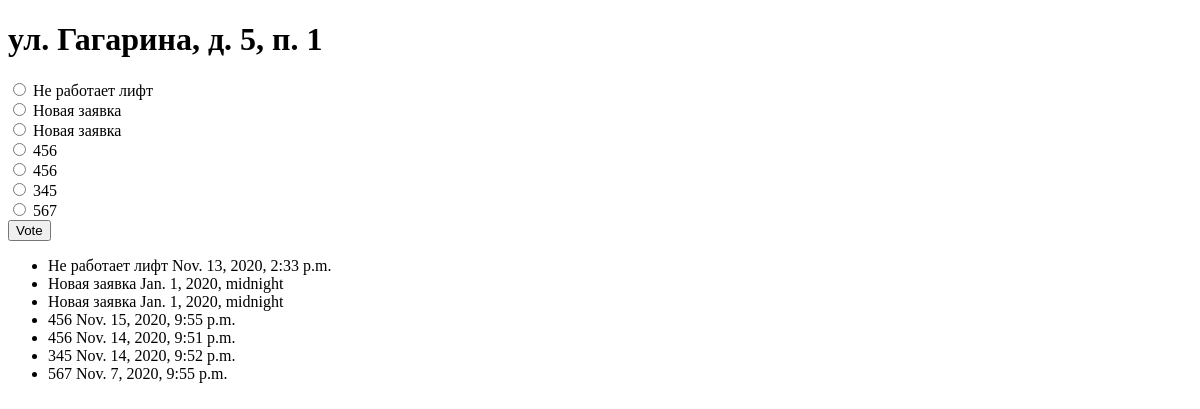
The app's page /logger/address/2/, older data.
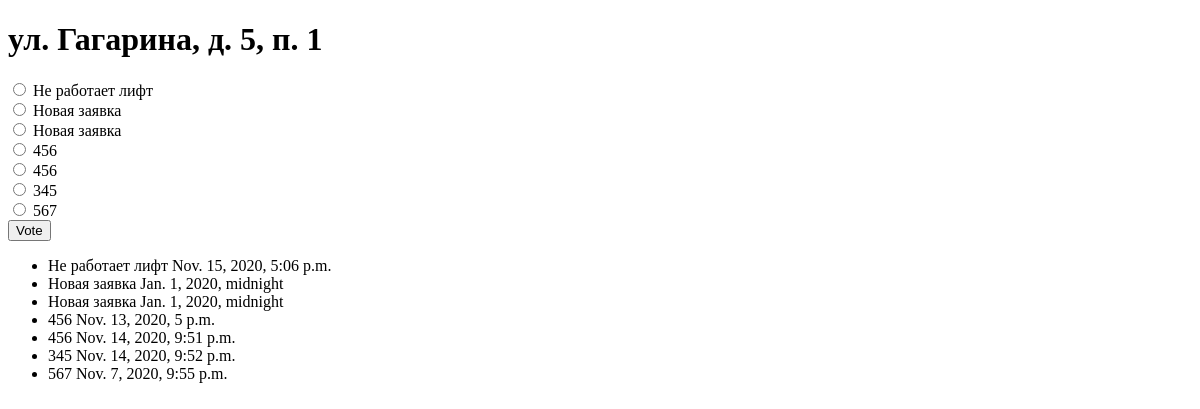
The same page, newer data.
### logger/models.py (models this page shows)
class Claim(models.Model):
    claim_text = models.CharField(max_length=300, verbose_name='Заявка')
    pub_date = models.DateTimeField(verbose_name='Дата заявки', default=datetime.datetime.now())
    address = models.ForeignKey(
        Address,
        on_delete=models.CASCADE,
        verbose_name='Адрес'
    )
    worker = models.CharField(max_length=100, verbose_name='Исполнитель', blank=True)
    fix_date_time = models.DateTimeField(verbose_name='Дата и время выполнения', blank=True, null=True)
    report_text = models.CharField(max_length=300, verbose_name='Отчёт', blank=True)
    def __str__(self):
        return self.claim_text

### logger/views.py (the view)
# urls.py: path('address/<int:pk>/', views.AddressDetailView.as_view(), name='address_detail'),
class AddressDetailView(generic.DetailView):
    model = Address
    template_name = 'logger/address_detail.html'

### logger/models.py (called while the page is built)
    def __str__(self):
        address = []
        if self.city != '':
            address.append(f'г. {self.city}')
        if self.street != '':
            address.append(f'ул. {self.street}')
        if self.house != '':
            address.append(f'д. {self.house}')
        if self.entrance != '':
            address.append(f'п. {self.entrance}')
        if self.floor != '':
            address.append(f'эт. {self.floor}')
        if self.apartment != '':
            address.append(f'кв. {self.apartment}')
        return ', '.join(address)

### logger/templates/logger/address_detail.html (shortened to what this page needs)
<!DOCTYPE html>
<html lang="en">
<head>
</head>
<body>
<h1>{{ address }}</h1>
<form action="{% url 'logger:address_detail' address.id %}" method="post">
    {% for claim in address.claim_set.all %}
    <input type="radio" name="claim" id="claim{{ forloop.counter }}"
           value="{{ claim.id }}">
    <label for="claim{{ forloop.counter }}">{{ claim.claim_text }}</label>
    <br>
    {% endfor %}
    <input type="submit" value="Vote">
</form>
<ul>
    {% for claim in address.claim_set.all %}
    <li>{{ claim }} {{ claim.pub_date }}</li>
    {% endfor %}
</ul>
</body>
</html>

Row changes from the older to the newer data that the page shows:
changed Claim "Не работает лифт": pub_date "Nov. 13, 2020, 2:33 p.m." → "Nov. 15, 2020, 5:06 p.m."
changed Claim: pub_date "Nov. 15, 2020, 9:55 p.m." → "Nov. 13, 2020, 5 p.m."
